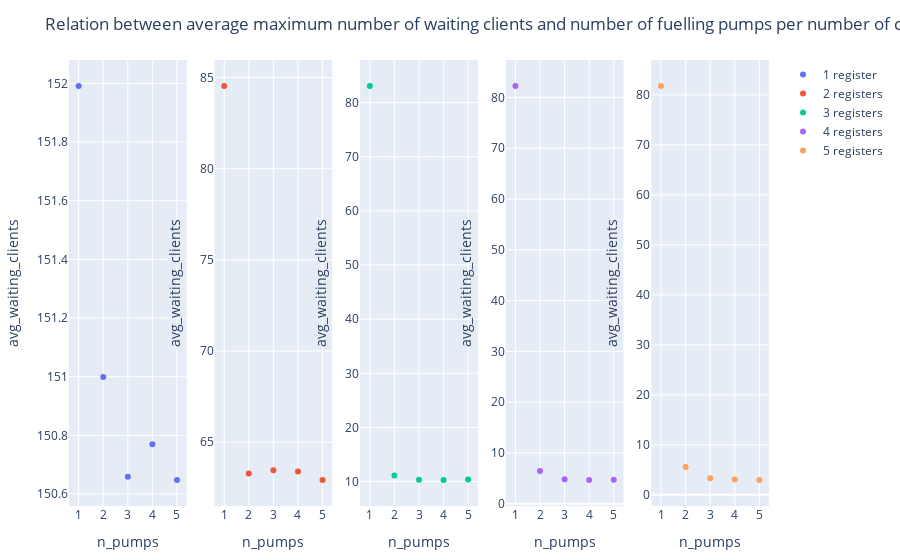

The notebook cell this image was saved under:
### Markdown cell above
<span style="color:Red">----------------------------------------------------------------------------------------------------------------------------------------------------------------</span>

From the graphs above I can see that 2 registers are sufficient when I have 1 pump.

However, for 2 or more pumps, there is negligible change in the average waiting clients after 3 registers, thus 3 registers is the optimal for 2 pumps.  

<span style="color:Red">----------------------------------------------------------------------------------------------------------------------------------------------------------------</span>

### Code cell
p6 = plot(filter(row -> row.n_registers == 1, res), :n_pumps, :avg_waiting_clients, mode = "markers", name = "1 register")
p7 = plot(filter(row -> row.n_registers == 2, res), :n_pumps, :avg_waiting_clients, mode = "markers", name = "2 registers")
p8 = plot(filter(row -> row.n_registers == 3, res), :n_pumps, :avg_waiting_clients, mode = "markers", name = "3 registers")
p9 = plot(filter(row -> row.n_registers == 4, res), :n_pumps, :avg_waiting_clients, mode = "markers", name = "4 registers")
p10 = plot(filter(row -> row.n_registers == 5, res), :n_pumps, :avg_waiting_clients, mode = "markers", name = "5 registers")
p_1 = [p6 p7 p8 p9 p10]
relayout!(p_1, title_text = "Relation between average maximum number of waiting clients and number of fuelling pumps per number of cash registers")
p_1

### Figure 1 — Plotly figure (JSON) as saved in the notebook; plotly's stock layout.template omitted (floating-point values rounded to 4 significant figures)
{"data": [{"mode": "markers", "name": "1 register", "type": "scatter", "x": [1, 2, 3, 4, 5], "xaxis": "x1", "y": [152.0, 151.0, 150.7, 150.8, 150.6], "yaxis": "y1"}, {"mode": "markers", "name": "2 registers", "type": "scatter", "x": [1, 2, 3, 4, 5], "xaxis": "x2", "y": [84.53, 63.28, 63.46, 63.4, 62.93], "yaxis": "y2"}, {"mode": "markers", "name": "3 registers", "type": "scatter", "x": [1, 2, 3, 4, 5], "xaxis": "x3", "y": [83.06, 11.14, 10.36, 10.3, 10.39], "yaxis": "y3"}, {"mode": "markers", "name": "4 registers", "type": "scatter", "x": [1, 2, 3, 4, 5], "xaxis": "x4", "y": [82.25, 6.423, 4.829, 4.674, 4.724], "yaxis": "y4"}, {"mode": "markers", "name": "5 registers", "type": "scatter", "x": [1, 2, 3, 4, 5], "xaxis": "x5", "y": [81.78, 5.573, 3.337, 3.069, 2.984], "yaxis": "y5"}], "layout": {"margin": {"b": 50, "l": 50, "r": 50, "t": 60}, "title": {"text": "Relation between average maximum number of waiting clients and number of fuelling pumps per number of cash registers"}, "xaxis1": {"anchor": "y1", "domain": [0, 0.168], "title": {"text": "n_pumps"}}, "xaxis2": {"anchor": "y2", "domain": [0.208, 0.376], "title": {"text": "n_pumps"}}, "xaxis3": {"anchor": "y3", "domain": [0.416, 0.584], "title": {"text": "n_pumps"}}, "xaxis4": {"anchor": "y4", "domain": [0.624, 0.792], "title": {"text": "n_pumps"}}, "xaxis5": {"anchor": "y5", "domain": [0.832, 1], "title": {"text": "n_pumps"}}, "yaxis1": {"anchor": "x1", "domain": [0, 1], "title": {"text": "avg_waiting_clients"}}, "yaxis2": {"anchor": "x2", "domain": [0, 1], "title": {"text": "avg_waiting_clients"}}, "yaxis3": {"anchor": "x3", "domain": [0, 1], "title": {"text": "avg_waiting_clients"}}, "yaxis4": {"anchor": "x4", "domain": [0, 1], "title": {"text": "avg_waiting_clients"}}, "yaxis5": {"anchor": "x5", "domain": [0, 1], "title": {"text": "avg_waiting_clients"}}}}
